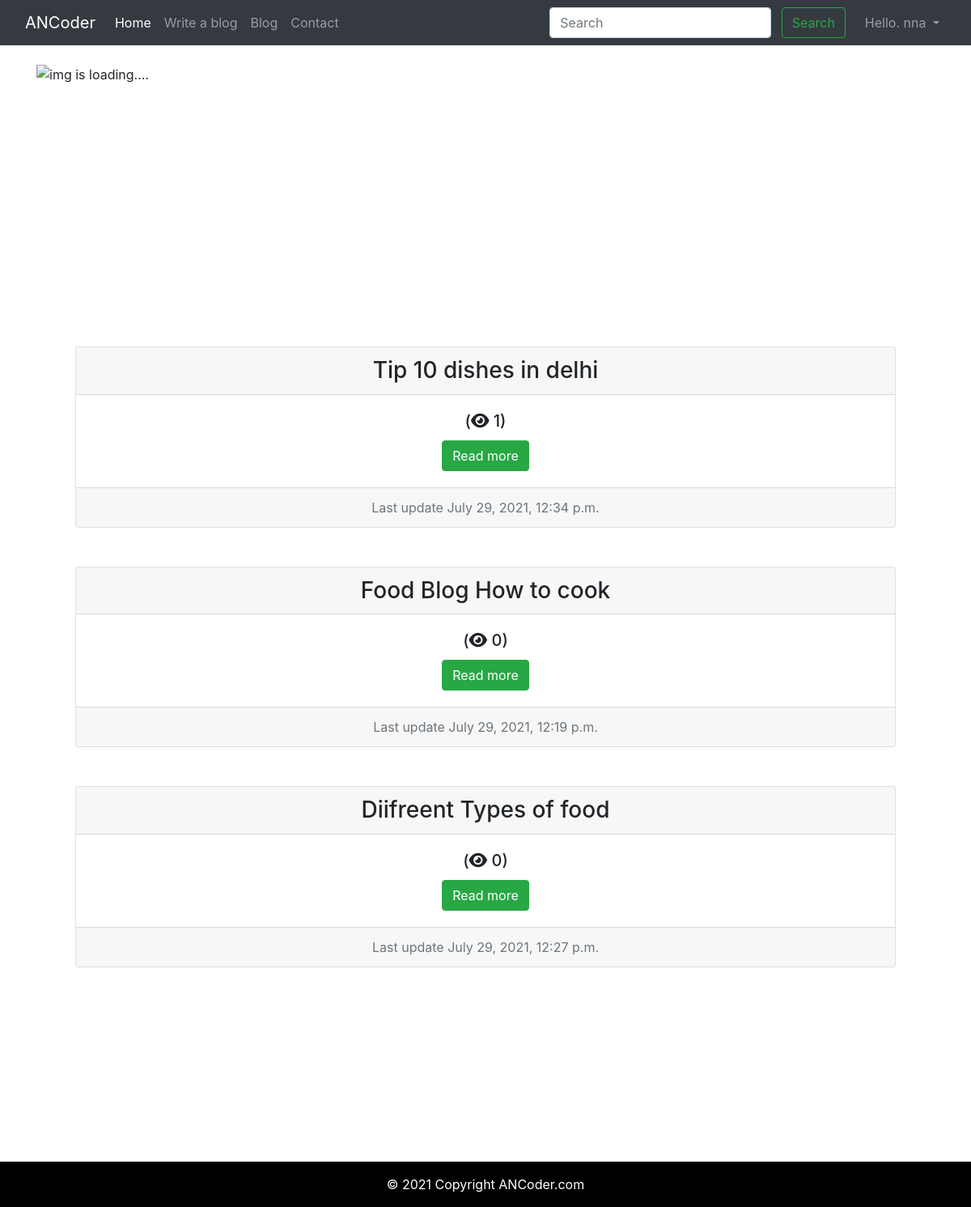
Screenshot of / (signed in) with the database file from the repository.
### blog/models.py (models this page shows, shortened)
class Post(models.Model):
    sno = models.AutoField(primary_key=True)
    title = models.CharField(max_length=255)
    content = models.TextField()
    tumbnail = models.ImageField(upload_to= "static/img", blank=True)
    author = models.CharField(max_length=30)
    slug = models.SlugField(max_length=200, unique= True)
    views = models.IntegerField(default=0)
    timeStamp = models.DateTimeField(default=now, blank=True)

### home/views.py (the view)
# urls.py: path('', views.home, name='home'),
def home(request):
    allPosts = Post.objects.all().order_by('-views')
    context = {'allPosts': allPosts}
    return render(request, 'home/home.html', context)

### templates/home/home.html (shortened to what this page needs)
{% extends 'base.html' %}
{% block homeactive %} active {% endblock homeactive %}
{% block body %}
{% load static %}
<link rel="stylesheet" href="https://stackpath.bootstrapcdn.com/bootstrap/4.5.2/css/bootstrap.min.css">
<link rel="stylesheet" href="https://stackpath.bootstrapcdn.com/font-awesome/4.7.0/css/font-awesome.min.css">
<div class="container my-4">
  <div id="carouselExampleCaptions" class="carousel slide" data-bs-ride="carousel">
    <div class="carousel-inner">
      <div class="carousel-item active">
        <img src="https://cdn.pixabay.com/photo/2012/05/07/18/57/blog-49006_640.png" class="d-block" style="height: 300px;
        width: 100%;" alt="img is loading....">
      <div class="carousel-caption d-none d-md-block"> </div>
      </div>
    </div>
  </div>
</div>
<div class="wrapper">
  <div class="container">
    {% for post in allPosts %}
      <div class="card text-center my-5 mx-5">
        <h3 class="card-header">{{post.title}}</h3>
        <div class="card-body">
          <h5 class="card-title">(<i class="fas fa-eye"></i> {{post.views}})</h5>
          <a href="/blog/{{post.slug}}" class="btn btn-success">Read more</a>
        </div>
        <div class="card-footer text-muted">
          Last update {{post.timeStamp}}
        </div>
      </div>
    {% endfor %}
  </div>
<div>
{% endblock body %}

### templates/base.html (shortened to what this page needs)
<!doctype html>
<html lang="en">
<head>
  <link rel="stylesheet" href="https://stackpath.bootstrapcdn.com/bootstrap/4.4.1/css/bootstrap.min.css">
</head>
<body>
  <nav class="navbar navbar-expand-lg navbar-dark bg-dark">
    <div class="container-fluid">
    <a class="navbar-brand" href="/">ANCoder</a>
    <div class="collapse navbar-collapse" id="navbarSupportedContent">
      <ul class="navbar-nav mr-auto">
        <li class="nav-item {% block homeactive %} {% endblock homeactive %}">
          <a class="nav-link" href="/">Home </a>
        </li>
        <li class="nav-item {% block write_blog_active %} {% endblock write_blog_active %}">
          <a class="nav-link" href="/tiny">Write a blog</a>
        </li>
        <li class="nav-item {% block blogactive %} {% endblock blogactive %}">
          <a class="nav-link" href="/blog">Blog</a>
        </li>
        <li class="nav-item {% block contactactive %} {% endblock contactactive %}">
          <a class="nav-link" href="/contact">Contact</a>
        </li>
      </ul>
      <div class="ml-auto form-inline">
      <form method="get" action="/search" class=" my-2 my-lg-0 mx-3">
        <input class="form-control mr-sm-2" type="search" placeholder="Search" aria-label="Search" name="query"
          id="query">
        <button class="btn btn-outline-success my-2 my-sm-0" type="submit">Search</button>
      </form>
      {% if user.is_authenticated %}
        <ul class = "navbar-nav ml-auto">
        <li class="nav-item dropdown">
            <a class="nav-link dropdown-toggle" href="#" id="navbarDropdown" role="button" data-bs-toggle="dropdown" aria-expanded="false">
              Hello. {{request.user}}
            </a>
          </li>
          </ul>
      {% else %}
        <form  method="get" action="/search" class="d-flex">
          <a type="button" class="btn btn-outline-success mx-2" href = "/login">Login</a>
          <a type="button" class="btn btn-outline-success" href = "/sinup">Sin up</a>
        </form>
      {% endif %}
      </div>
    </div>
  </nav>
  {% block body %}
  {% endblock body %}
  {%  block footer %}
    <footer class="bg-light text-center text-lg-start" style="margin-top:20%;" >
      <div class="text-center p-3" style="background-color: rgba(0, 0, 0);">
      <a class="text-white" href="/" style="text-decoration:none;"> © 2021 Copyright ANCoder.com</a>
      </div>
    </footer>
  {% endblock footer %}
</body>
</html>

### rows the page displays
Post: title "Tip 10 dishes in delhi", views "1", timeStamp "July 29, 2021, 12:34 p.m."
Post: title "Food Blog How to cook", views "0", timeStamp "July 29, 2021, 12:19 p.m."
Post: title "Diifreent Types of food", views "0", timeStamp "July 29, 2021, 12:27 p.m."

### other values shown
{{ request.user }} "nna"
